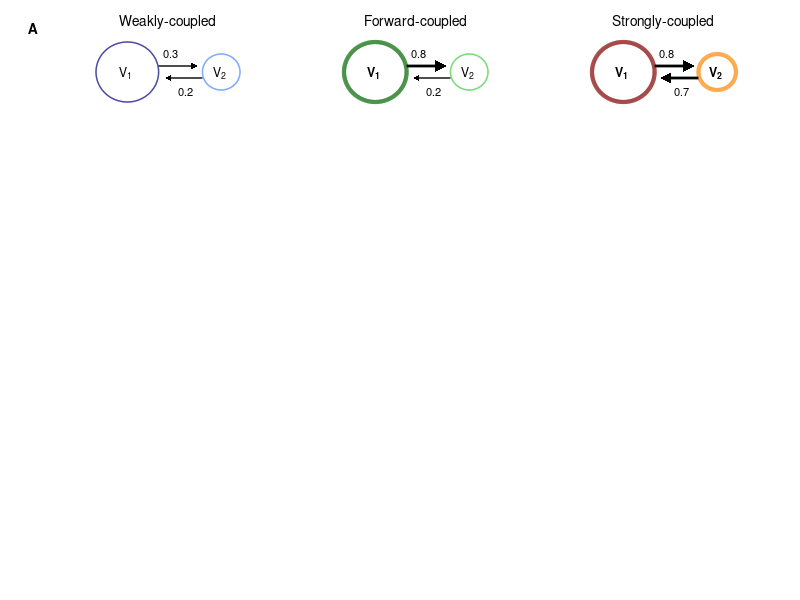

Here is the MATLAB script that generated this plot: (Note: this script raises an error after producing the figure.)
% This is ResponseToAN
% It simulates TwoCpt model to 500 Hz inputs and creates figures
% Top row: simulations have no Sodium current (passive model)
% Bottom row: simulations have gNa set to reference value (spiking model)

close all
clear all

seed = 1804; % initial random number generator

figure()
FS = 10;

POS{1,1} = [.1 .83 .18 .1] + [.02 0 0 0];
POS{1,2} = [.41 .83 .18 .1]+ [.02 0 0 0];
POS{1,3} = [.72 .83 .18 .1]+ [.02 0 0 0];
POS{2,1} = [.08 .51 .22 .23]+ [.02 0 0 0];
POS{2,2} = [.39 .51 .22 .23]+ [.02 0 0 0];
POS{2,3} = [.70 .51 .22 .23]+ [.02 0 0 0];
POS{3,1} = [.08 .11 .22 .23]+ [.02 0 0 0];
POS{3,2} = [.39 .11 .22 .23]+ [.02 0 0 0];
POS{3,3} = [.7 .11 .22 .23]+ [.02 0 0 0];

% coupling parameter configurations for three "extreme case" models of weak, forward, and strong coupling
WEAK = [.3 .2]; FORWARD = [.8 .2]; STRONG = [.8 .7];

KLTfrac = [ 0 0];  % fraction of leak conductance that is voltage-gated KLT

% gNa values for each configuration
gNaWeak = 6291;
gNaStrong = 2003;
gNaForward = 398;

%%% CARTOONS to illustrate coupling configurations %%%
subplot('position',POS{1,1}), hold all
    th = linspace(0,2*pi,501);
    plot(cos(th),sin(th),'color',[0 0 .5],'linewidth',1)
    plot(3.+.6*cos(th),.6*sin(th),'color',[.25 .5 1],'linewidth',1)
    text(-.25,0,'V_1','fontsize',FS-1)
    text(3-.25,0,'V_2','fontsize',FS-1)
    text(1.15,.65,num2str(WEAK(1)),'fontsize',FS-2)
    text(1.65,-.65,num2str(WEAK(2)),'fontsize',FS-2)
    plot([1,2.15],[.2,.2],'k','linewidth',1); plot(2.15,.2,'>','markerfacecolor','k','markeredge','none','markersize',5)
    plot([2.4 1.3],-[.2,.2],'k','linewidth',1); plot(1.3,-.2,'<','markerfacecolor','k','markeredge','none','markersize',5)
    title('Weakly-coupled','fontsize',FS,'fontweight','normal')
    set(gca,'fontsize',FS)
    axis tight; axis off; box off
    text(-3.15,1.5,'A','fontsize',FS,'fontweight','bold')

subplot('position',POS{1,2}), hold all
    th = linspace(0,2*pi,501);
    plot(cos(th),sin(th),'color',[0 .4 0 ],'linewidth',3)
    plot(3.+.6*cos(th),.6*sin(th),'color',[.2 .8 .2],'linewidth',1)
    text(-.25,0,'V_1','fontsize',FS-1,'fontweight','bold')
    text(3-.25,0,'V_2','fontsize',FS-1)
    text(1.15,.65,num2str(FORWARD(1)),'fontsize',FS-2)
    text(1.65,-.65,num2str(FORWARD(2)),'fontsize',FS-2)
    plot([1,2.1],[.2,.2],'k','linewidth',2); plot(2.1,.2,'>','markerfacecolor','k','markeredge','none','markersize',8)
    plot([2.4 1.3],-[.2,.2],'k','linewidth',1); plot(1.3,-.2,'<','markerfacecolor','k','markeredge','none','markersize',5)
    title('Forward-coupled','fontsize',FS,'fontweight','normal')
    set(gca,'fontsize',FS)
    axis tight; axis off; box off

subplot('position',POS{1,3}), hold all
    th = linspace(0,2*pi,501);
    plot(cos(th),sin(th),'color',[.5 0 0],'linewidth',3)
    plot(3.+.6*cos(th),.6*sin(th),'color',[1 .5 0],'linewidth',3)
    text(-.25,0,'V_1','fontsize',FS-1,'fontweight','bold')
    text(3-.25,0,'V_2','fontsize',FS-1,'fontweight','bold')
    text(1.15,.65,num2str(STRONG(1)),'fontsize',FS-2)
    text(1.65,-.65,num2str(STRONG(2)),'fontsize',FS-2)
    plot([1,2.1],[.2,.2],'k','linewidth',2); plot(2.1,.2,'>','markerfacecolor','k','markeredge','none','markersize',8)
    plot([2.4 1.35],-[.2,.2],'k','linewidth',2); plot(1.35,-.2,'<','markerfacecolor','k','markeredge','none','markersize',8)
    title('Strongly-coupled','fontsize',FS,'fontweight','normal')
    set(gca,'fontsize',FS)
    axis tight; axis off; box off


%%% Paramters for auditory nerve model %%% 
ParamStruct.Gsyn = 26.7;
ParamStruct.stimdb = [70 70];  % 70dB used by Felicia
ParamStruct.nAN = 5;  % Number of AN fibers (on each side)
ParamStruct.CF = 500;  % characteristic freq. of neuron
ParamStruct.F0 = 500;  % Frequency of tone / carrier
ParamStruct.tEnd = 40; % ms
ParamStruct.Stim = @(t) (sin(2*pi*ParamStruct.F0*t)); % pure tone

XL = [9 31];

% WEAK COUPLE
rng(seed)
ParamStruct.a12 = WEAK(1); ParamStruct.a21 = WEAK(2);  ParamStruct.KLTfrac = KLTfrac;
ParamStruct.itd = 0; % ITD (ms) coincident
ParamStruct.gNa = 0;  % 200 spikes 
[t,y,~]=TwoCptAN_func(ParamStruct); 
subplot('position',POS{2,1}), hold all
    plot(t,y(:,2),'color',[.25 .5 1],'linewidth',1)
    plot(t,y(:,1),'color',[0 0 .5],'linewidth',1)
    set(gca,'xtick',0:10:1000,'ytick',[-50 -30])
    axis([XL -60 -28]) 
    xlabel('Time (ms)','fontsize',FS)
    ylabel('V (mV)','fontsize',FS)
    set(gca,'fontsize',FS)
    text(2.5,-26,'B','fontsize',FS,'fontweight','bold')
    text(10,-31,'g_{Na}=0')

rng(seed)
ParamStruct.gNa = gNaWeak;
[t,y,~]=TwoCptAN_func(ParamStruct); 
subplot('position',POS{3,1}), hold all
    plot(t,y(:,2),'color',[.25 .5 1],'linewidth',1)
    plot(t,y(:,1),'color',[0 0 .5],'linewidth',1)
    set(gca,'xtick',0:10:1000,'ytick',[-50 0 40])
    axis([XL -60 52]) 
    xlabel('Time (ms)','fontsize',FS)
    ylabel('V (mV)','fontsize',FS)
    set(gca,'fontsize',FS)
    text(2.5,63,'C','fontsize',FS,'fontweight','bold')
    text(10,57,['g_{Na}=',num2str(ParamStruct.gNa)])

% FORWARD COUPLE
rng(seed)
ParamStruct.a12 = FORWARD(1); ParamStruct.a21 = FORWARD(2);  ParamStruct.KLTfrac = KLTfrac;
ParamStruct.gNa = 0; 
ParamStruct.itd = 0; % ITD (ms) coincident
[t,y,~]=TwoCptAN_func(ParamStruct); 
subplot('position',POS{2,2}), hold all
    plot(t,y(:,2),'color',[.2 .8 .2],'linewidth',1)
    plot(t,y(:,1),'color',[0 .4 .0],'linewidth',1)
    set(gca,'xtick',0:10:1000,'ytick',[-50 -30])
    axis([XL -60 -28]) 
    xlabel('Time (ms)','fontsize',FS)
%         ylabel('V (mV)','fontsize',FS)
    set(gca,'fontsize',FS)
    text(10,-31,'g_{Na}=0')


rng(seed)
ParamStruct.gNa = gNaForward;
[t,y,a]=TwoCptAN_func(ParamStruct); 
subplot('position',POS{3,2}), hold all
    plot(t,y(:,2),'color',[.2 .8 .2],'linewidth',1)
    plot(t,y(:,1),'color',[0 .4 0],'linewidth',1)
    set(gca,'xtick',0:10:1000,'ytick',[-50 0 50])
    axis([XL -60 10]) 
    xlabel('Time (ms)','fontsize',FS)
    set(gca,'fontsize',FS)
    text(10,10,['g_{Na}=',num2str(ParamStruct.gNa)],'fontsize',FS)


% STRONG COUPLE
rng(seed)
ParamStruct.a12 = STRONG(1); ParamStruct.a21 = STRONG(2);  ParamStruct.KLTfrac = KLTfrac;
ParamStruct.gNa = 0; 
ParamStruct.itd = 0; % ITD (ms) coincident 
[t,y,~]=TwoCptAN_func(ParamStruct); 
subplot('position',POS{2,3}), hold all
    plot(t,y(:,2),'color',[1 .5 0],'linewidth',1)
    plot(t,y(:,1),'color',[.5 0 .0],'linewidth',1)
    set(gca,'xtick',0:10:1000,'ytick',[-50 -30])
    axis([XL -60 -28]) 
    xlabel('Time (ms)','fontsize',FS)
    set(gca,'fontsize',FS)
    text(10,-31,'g_{Na}=0')


rng(seed)
ParamStruct.gNa = gNaStrong;
[t,y,~]=TwoCptAN_func(ParamStruct); 
subplot('position',POS{3,3}), hold all
    plot(t,y(:,2),'color',[1 .5 0],'linewidth',1)
    plot(t,y(:,1),'color',[.5 0 0],'linewidth',1)
    set(gca,'xtick',0:10:1000,'ytick',[-50 0 50])
    axis([XL -60 10]) 
    xlabel('Time (ms)','fontsize',FS)
    set(gca,'fontsize',FS)
    text(10,10,['g_{Na}=',num2str(ParamStruct.gNa)],'fontsize',FS)

set(gcf,'units','inches','position',[1 1 11 10])
set(gcf, 'PaperPositionMode','auto') 
